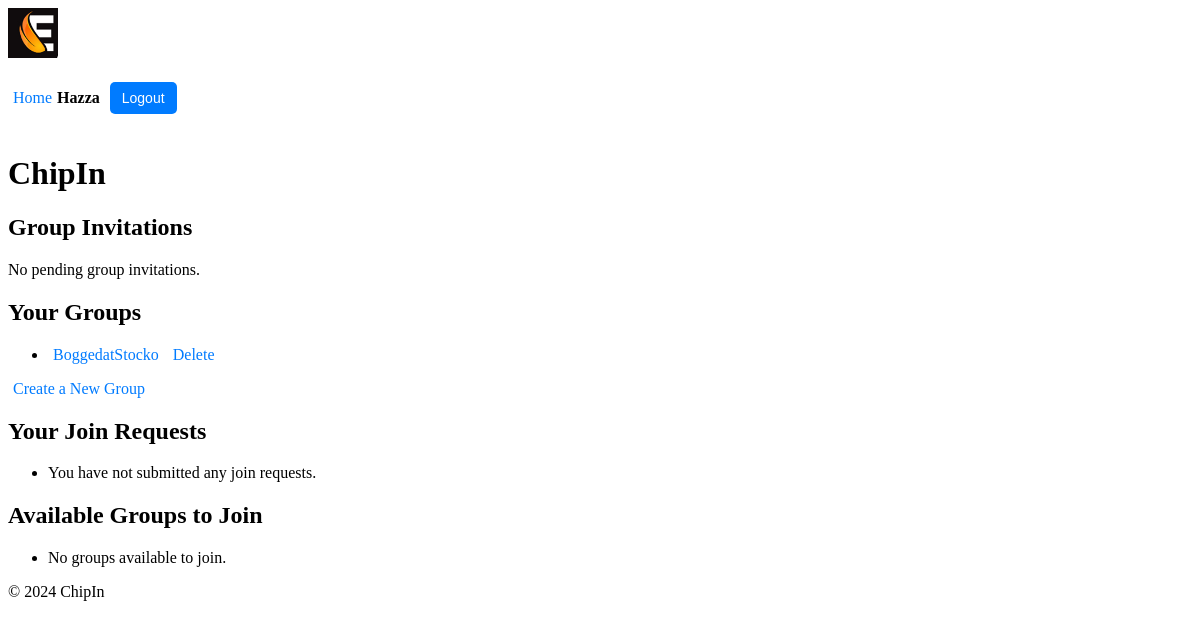
The app's page /chipin/ (signed in), older data.
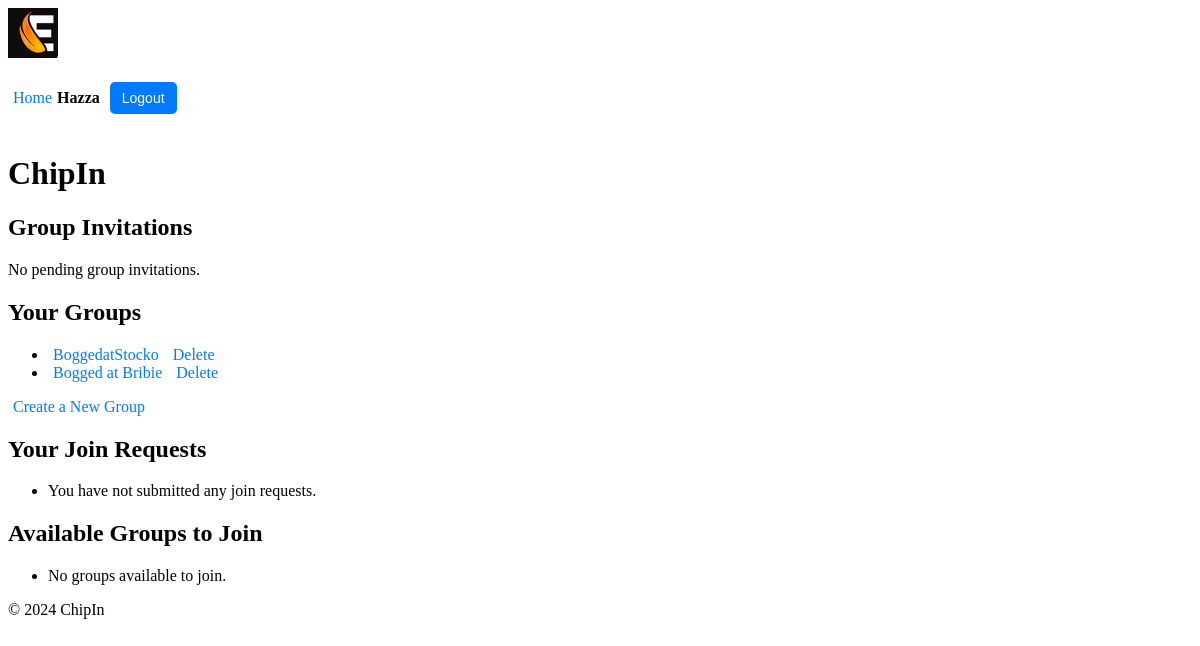
The same page, newer data.
### users/models.py (models this page shows, shortened)
class Profile(models.Model):
    user = models.OneToOneField(User, on_delete=models.CASCADE)
    first_name = models.CharField(max_length=30)
    surname = models.CharField(max_length=30)
    nickname = models.CharField(max_length=30, unique=True, null=False, blank=False)

### chipin/models.py (models this page shows, shortened)
class Group(models.Model):
    name = models.CharField(max_length=100)
    admin = models.ForeignKey(User, on_delete=models.CASCADE, related_name='admin_groups')
    members = models.ManyToManyField(User, related_name='group_memberships', blank=True)
    invited_users = models.ManyToManyField(User, related_name='pending_invitations', blank=True)

### chipin/views.py (the view)
# urls.py: path("", views.home, name="home"),
@login_required
def home(request):
    pending_invitations = Group.objects.filter(invited_users=request.user)
    user_join_requests = GroupJoinRequest.objects.filter(user=request.user)
    available_groups = Group.objects.exclude(members=request.user)
    return render(request, 'chipin/home.html', { # Pass data to the template
        'pending_invitations': pending_invitations,
        'user_join_requests': user_join_requests,
        'available_groups': available_groups
    })

### chipin/context_processors.py (called while the page is built)
def user_profile(request):
    if request.user.is_authenticated:
        try:
            return {'nickname': request.user.profile.nickname}
        except Profile.DoesNotExist:
            return {'nickname': request.user.username}  # Fallback to username if no profile exists
    return {}

### chipin/templates/chipin/home.html (shortened to what this page needs)
{% extends 'chipin/base.html' %}
{% load static %}
{% block content %}
    <h1>ChipIn</h1>
    <h2>Group Invitations</h2>
    <div class="invitation-notification">
        {% if pending_invitations %}
            <ul>
                {% for group in pending_invitations %}
                    <li>
                        You have been invited to join <strong>{{ group.name }}</strong>.
                        <a href="{% url 'chipin:accept_invite' group.id %}?user_id={{ request.user.id }}">Accept</a>
                    </li>
                {% empty %}
                    <li>No pending group invitations.</li>
                {% endfor %}
            </ul>
        {% else %}
            <p>No pending group invitations.</p>
        {% endif %}
    </div>
    <h2>Your Groups</h2>
    <ul>
        {% for group in user.group_memberships.all %}
        <li>
            <a href="{% url 'chipin:group_detail' group.id %}">{{ group.name }}</a>
            {% if group.admin == request.user %}
                <a href="{% url 'chipin:delete_group' group.id %}" onclick="return confirm('Are you sure you want to delete this group?');">Delete</a>
            {% else %}
                <a href="{% url 'chipin:leave_group' group.id %}" onclick="return confirm('Are you sure you want to leave this group?');">Leave</a>
            {% endif %}
        </li>
        {% empty %}
        <li>You are not a member of any group yet.</li>
        {% endfor %}
    </ul>
    <a href="{% url 'chipin:create_group' %}">Create a New Group</a>
    <h2>Your Join Requests</h2>
    <ul>
        {% for join_request in user_join_requests %}
        <li>
            You requested to join <strong>{{ join_request.group.name }}</strong> on {{ join_request.created_at }}.
            <a href="{% url 'chipin:delete_join_request' join_request.id %}" onclick="return confirm('Are you sure you want to delete this join request?');">Delete</a>
        </li>
        {% empty %}
        <li>You have not submitted any join requests.</li>
        {% endfor %}
    </ul>
    <h2>Available Groups to Join</h2>
    <ul>
        {% for group in available_groups %}
        <li>
            <a href="{% url 'chipin:group_detail' group.id %}">{{ group.name }}</a>
            <span>- Admin: {{ group.admin.profile.nickname }}</span>
        </li>
        {% empty %}
        <li>No groups available to join.</li>
        {% endfor %}
    </ul>
{% endblock %}

### chipin/templates/chipin/base.html (shortened to what this page needs)
{% load static %}
<!DOCTYPE html>
<html lang="en">
<head>
    <link rel="stylesheet" href="{% static 'chipin/styles.css' %}">
</head>
<body>
    <header>
        <div class="logo">
            <img src="{% static 'chipin/logo_90.jpg' %}" alt="ChipIn Logo">
        </div>
        <div class="user-info">
            {% if request.user.is_authenticated %}
                <a href="{% url 'chipin:home' %}">Home</a> <span>{{ request.user.profile.nickname }}</span>
                <form action="{% url 'users:logout' %}" method="post">
                    <button type="submit">Logout</button>
                </form>
            {% else %}
                <a href="{% url 'users:login' %}">Login</a> <a href="{% url 'users:register' %}">Register</a>
            {% endif %}
        </div>
    </header>
    <main>
        {% block content %}
        {% endblock %}
    </main>
    <footer>
        <p>&copy; 2024 ChipIn</p>
    </footer>
</body>
</html>

### chipin/static/chipin/styles.css (style rules this page uses)
.logo img { max-height: 50px; }
.user-info { display: flex; align-items: center; font-size: 16px; }
.user-info span { margin-right: 10px; font-weight: bold; }
.user-info button { background-color: #007BFF; color: white; border: none; padding: 8px 12px; cursor: pointer; border-radius: 5px; font-size: 14px; }
button { background-color: #28a745; color: white; border: none; padding: 10px 15px; cursor: pointer; border-radius: 5px; font-size: 14px; margin-top: 20px; margin-bottom: 20px; }
a { color: #007BFF; text-decoration: none; padding: 5px }

Row changes from the older to the newer data that the page shows:
added Group: name "Bogged at Bribie", shows "Delete"
